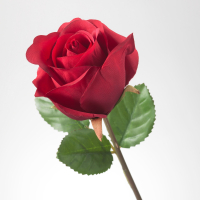
#> input picture linalg/flower.jpg, 200 x 200 px
$ jupyter execute '82강_02_고유값분해_이미지손실압축_예제.ipynb'
#> lines starting #> are read from the running program, lines starting #| are printed output that depends on the picture
# 82강 고유값 분해 - 이미지 손실압축 예제
- 관련 영상: [쑤튜브 82강](https://www.youtube.com/watch?v=hfurr7g3vaM)
- Eigen Value Decomposition
- 강의 영상의 C++ 프로그램을 파이썬으로 따라해보기

## TOC
- 넘파이 함수확인
- 파이썬으로 고유값 분해를 이용한 이미지 압축
    - 공통함수 정의
    - 테스트 이미지 준비(대칭행렬 형태)
    - 이미지 행렬을 고유값 분해
    - 근사치 계산 로직(효율을 따져보자)
    - 다양한 N값 별로 이미지의 근사치 행렬을 만들어서 출력

## 넘파이 함수 확인
- 파이썬으로 고유값과 고유벡터를 계산하는 것은 간단하다.
- 넘파이의 np.linalg.eig()로 고유값 분해를 한다.
- np.linalg.eig(A) 로 행렬 A의 고유값과 고유벡터를 찾을 수 있다.
- np.linalg.eig()의 리턴 값이 두개인데 다음과 같다.
    - w: 고유값 배열
    - v: 직교정규화된 고유벡터들이다. 고유값 `w[i]`에 대응되는 고유벡터는 `v[:,i]`이다.

- 다음과 같이 호출한다.
```python
eigen_values, eigen_vectors = np.linalg.eig(A)
print(f'첫번째 고유값:', eigen_values[0])
print(f'첫번째 고유값의 고유벡터:', eigen_vectors[:, 0])
```
- `np.linalg.eig(A)`를 호출하면 A의 고유값과 고유벡터들이 리턴된다.
    - 고유벡터들은 모두 정규화 되어 있다.
    - 그래서 그람슈미트가 필요없다. 편하다

#### np.linalg.eig()로 A를 $A = P D P^{-1}$로 분해한 후 다시 곱하면
원래 A가 나오는 것을 확인해보자.

[cell 1]
import matplotlib.pylab as plt
import numpy as np
import functools

[cell 2]
A = np.array([[1,2],[9,1]])
eig_values, eig_vectors = np.linalg.eig(A)
print('고유값: ', eig_values)
print('고유벡터: ', eig_vectors)

### 대각화시키는 행렬 P를 만들기
- 대각화 시키는 행렬 P는 np.linalg.eig(A)가 리턴한 고유벡터와 동일하다.

[cell 3]
# 고유벡터들로 구성된 정규직교행렬, 열벡터가 고유벡터
P = eig_vectors

# 역행렬
P_inv = np.linalg.inv(P)
P, P_inv, P.T

## 고유값과 고유벡터 계산 연습해보기
- 행렬 A는 대칭행렬,3x3 행렬이므로 고유값이 3개, 고유벡터도 3개

#### $A$의 근사치 계산
- $ A = PDP^{-1} $
- 참고: $v_i$는 열벡터

$
\begin{align}
A = \sum_{i=1}^{N} {\lambda_i} v_i v_i^T
\end{align}
$

- $ v_i $는 정규직교벡터 이므로 벡터의 한 항목의 절대값이 1보다 작거나 같다.
- $ v_i v_i^T $는 영향을 별로 안주고, 거의 $\lambda_i $에 의해 A가 영향을 받는다.
- 모두 더하면 A와 정확히 일치하며
- $\lambda_i $가 큰 거 몇개만 저장해도 A 행렬의 근사치(approx)가 된다.

#### 3x3 행렬로 근사치를 계산을 연습

- 아래는 3x3 행렬의 고유값과 고유벡터를 계산한 거
- 고유값과 고유벡터로 근사한게 원래 행렬과 유사한지 보는게 목표
- 대충 대칭 행렬을 만들고 고유값과 고유벡터들을 계산해본다.

[cell 4]
A = np.array([[60., 30., 20.],
              [30., 20., 15.],
              [20., 15., 12.]])

eig_val, eig_vec = np.linalg.eig(A)
v1 = eig_vec[:, 0:1]
v2 = eig_vec[:, 1:2]
v3 = eig_vec[:, 2:3]

eig_val, eig_vec

#### 근사치와 원래 행렬을 비교
- 3x3이라서 고유값이 3개 나오는데,
- 고유값과 고유벡터의 곱으로 원래 행렬이 나오는지 확인해 보고
- 고유값이 큰 거 2개만으로 근사치(approx) 행렬을 만든다.
- 둘의 차이가 별로 없는 것을 볼 수 있다.

[cell 5]
A = eig_val[0]*(v1 @ v1.T) + eig_val[1]*(v2 @ v2.T) + eig_val[2]* (v2 @ v2.T)
print('고유값과 고유벡터의 곱으로 원래 행렬 만들기\n', A)

A_approx = eig_val[0]*(v1 @ v1.T) + eig_val[1]*(v2 @ v2.T) # 3개의 고유값 중 큰거 2개만
print('근사치 행렬을 만들기\n', A_approx)

## 파이썬으로 고유값 분해를 이용한 이미지 압축
- EVD (Eigen Value Decomposition)
- 손실압축 방식

#### 대칭형태의 이미지를 만들기 위해 opencv를 사용했음

[cell 6]
# OpenCV 임포트
import cv2

### 공통 함수 정의

[cell 7]
# matplotlib에 이미지 표시하는 유틸리티 함수
def plot_img(ax, title, img, color=cv2.COLOR_BGR2RGB):
    ax.set_title(title)
    ax.imshow(cv2.cvtColor(img, color))

# 임의의 정방행렬을 대칭행렬로 만들기
# 테스트용 이미지 만드는 용도
def make_symmetric(mat):
    new_mat = mat.copy()
    for r in range(new_mat.shape[0]):
        for c in range(new_mat.shape[1]):
            if c < r:
                # print(r,c)
                new_mat[r, c] = new_mat[c,r]
    return new_mat

### 테스트 이미지 준비(대칭행렬형태)

- 코드를 단순화하기 위해 흑백이미지로 테스트한다

#### 대칭행렬 만들기
- 원본이미지를 고쳐서 대칭행렬로 만들자
- 정사각 이미지여야 대칭행렬 만들 수 있음
- 샘플 flower.jpg는 200x200 이미지

#### 어떤 이미지를 강제로 대칭행렬로 만들려면
- 이미지 행렬의 하삼각을 모두 지우고
- 상삼각부분을 하삼각으로 모두 복사하기
- for 루프 말고 쉬운방법 없을까?

[cell 8]
org_img1 = cv2.imread('flower.jpg', cv2.IMREAD_COLOR)
#> org_img1 is the input picture: shape (200, 200, 3); mean B, G, R 179.7, 181.2, 205.6
gray_img1 = cv2.cvtColor(org_img1, cv2.COLOR_BGR2GRAY)
TEST_IMG1 = make_symmetric(gray_img1)
#> after the loop in make_symmetric, `for r in range(new_mat.shape[0]):`:
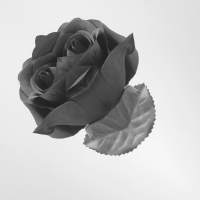
#> new_mat: shape (200, 200); min 32, max 248, mean 185.2
height,width = TEST_IMG1.shape
#> height = 200; width = 200

fig, ax = plt.subplots(1, 3, figsize=(12,8))
plot_img(ax[0], f'Original w={width}, h={height}', org_img1)
plot_img(ax[1], f'Gray w={width}, h={height}', gray_img1)
plot_img(ax[2], f'대칭행렬 w={width}, h={height}', TEST_IMG1)
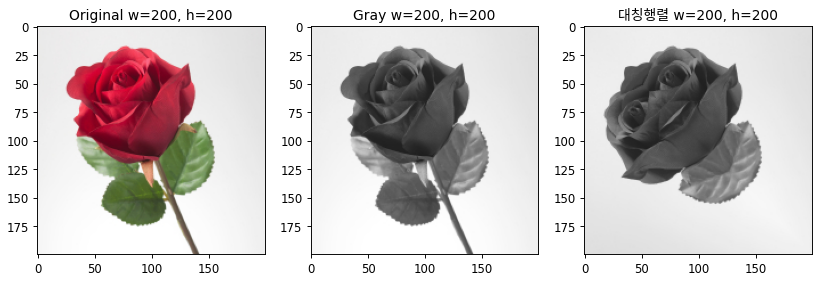
#> figure drawn by matplotlib, 3 panels

### 이미지 행렬을 고유값분해
- $ P, D, P^T$ 로 분해한다.

[cell 9]
eigen_values, eigen_vector = np.linalg.eig(TEST_IMG1)
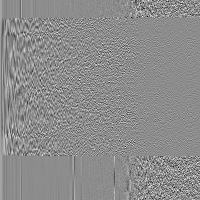
#> eigen_vector: shape (200, 200) float64; min -0.475, max 0.386, mean 0.000284; drawn with min black and max white
#> eigen_values = 200 values, max 38547 at index 0, min -8181.5 at index 1, mean 158.5

# 고유값을 정렬하고, 고유벡터도 정렬
def sort_by_eigen_values(eig_values, eig_vectors):
    # 역순, 절대값으로 정렬(절대값이 큰 것들이 영향도가 큼)
    indices = np.argsort(np.abs(eig_values))[::-1]
#> indices = 200 values, max 199 at index 194, min 0 at index 0, mean 99.5
    eig_values = np.take_along_axis(eig_values, indices, axis=0)
#> eig_values has the same summary as eigen_values outside sort_by_eigen_values
    return eig_values, eig_vectors[:,indices]

EIGEN_VALUES, EIGEN_VECTORS = sort_by_eigen_values(eigen_values, eigen_vector)
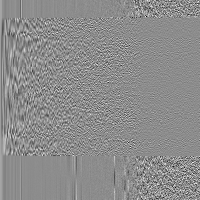
#> EIGEN_VECTORS: shape (200, 200) float64; min -0.475, max 0.386, mean 0.000284; drawn with min black and max white
#> EIGEN_VALUES has the same summary as eigen_values

print('EIGEN_VALUES.shape =', EIGEN_VALUES.shape )
#| EIGEN_VALUES.shape = (200,)
print('EIGEN_VECTORS.shape =', EIGEN_VECTORS.shape )
#| EIGEN_VECTORS.shape = (200, 200)

### 근사치 계산 로직(효율을 따져보자)
**계산의 효율성 문제**
- 예를 들어 이미지 너비가 200일때, N=2로 근사치 행렬을 만들려면?
- $ P D P^T $에서 $ D $의 대각원소는 200개이다.
- N=2로 근사치 행렬을 만든다는 것은 $ D $의 대각원소를 2개만 사용하겠다는 의미
- 그러면 $ D $의 세번째 이후의 대각원소를 0으로 두고 행렬을 곱해야겠다고 생각했다.
- 물론 이렇게 해도 되지만, 불필요한 행렬곱셈을 하게 된다.
    - 세번째 대각원소는 0이므로 곱하지 않아도 된다.
    - 따라서 198개의 원소가 의미없이 행렬곱셈에 투입되는 것이다.

**다음과 같이 로직을 정리하면 되겠다**

- N=1이면,
    - $ D $는 1행만 사용한다.
    - 그래서 $ P D$ 행렬곱에서 $P$의 200행 1열만 의미가 있다. 다른 열은 곱해도 0이다.
    - 또 $D P^T$ 행렬곱에서 $P^T$의 1행 200열만 의미가 있다. 다른 행은 곱해도 0이다.
    - 따라서 $N=1$ 일때 행렬곱의 형태는  $ P_{200x1} \, D_{1x1} \, P^T_{1x200} $

- N=2이면,
    - $ D $는 2행만 사용한다.
    - 그래서 $P D$ 행렬곱에서 $P$의 200행 2열만 의미가 있다. 다른 열은 곱해도 0이다.
    - 또 $D P^T$ 행렬곱에서 $P^T$도 2행 200열만 의미가 있다. 다른 행은 곱해도 0이다.
    - 따라서 $N=2$ 일때 행렬곱의 형태는
    $ P_{200x2} \, D_{2x2} \, P^T_{2x200} $

> 그리고 N의 최대값은 고유값의 개수이다.( $\lambda_n$ )

---

### 다양한 N값 별로 이미지의 근사치 행렬을 만들어서 출력

[cell 10]
def approx(eig_values, eig_vectors, n):
#> called with eig_values = array of shape (200,), n = 1
    nn = np.min((n, len(eig_values)))
#> nn = 1
    D = np.diag(eig_values[:nn])
#> D = [38547]
    P  = eig_vectors[:,:nn]    # n열만 계산에 포함
#> P = 200 values, max 0.086 at index 156, min 0.052 at index 100, mean 0.0696
    PT = eig_vectors.T[:nn,:]  # n행만 계산에 포함
    res = P @ D @ PT
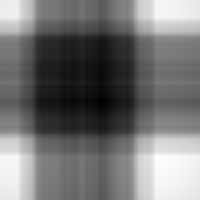
#> res: shape (200, 200) float64; min 104.2, max 284.9, mean 186.5; drawn with min black and max white
    # 근사치라서 255보다 조금 클 수도 있고
    # 0보다 조금 작을 수도 있다. 0~255사이로 보정
    return np.clip(res, 0, 255).astype('uint8')
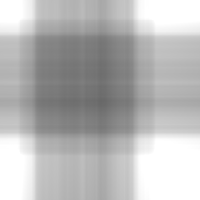
#> returned value: shape (200, 200); min 104, max 255, mean 183.7


# functools.partial로 함수를 단순화
approximate = functools.partial(approx,
                                eig_values=EIGEN_VALUES,
                                eig_vectors=EIGEN_VECTORS)

fig, ax = plt.subplots(2, 3)
fig.set_size_inches(w=16, h=12)

plot_img(ax[0,0], 'Original', TEST_IMG1)
plot_img(ax[0,1], 'N=1', approximate(n=1))
plot_img(ax[0,2], 'N=5', approximate(n=5))
#> call 2 of approx, with eig_values = array of shape (200,), n = 5
#> in approx (call 2), `nn = np.min((n, len(eig_values)))`: nn = 5
#> in approx (call 2), `D = np.diag(eig_values[:nn])`: D = [[38547, 0, 0, 0, 0], [0, -8181.5, 0, 0, 0], [0, 0, 2433.9, 0, 0], [0, 0, 0, -2296.2, 0], [0, 0, 0, 0, 2092.6]]
#> in approx (call 2), `P  = eig_vectors[:,:nn]`: P = 200 rows, first 6: [0.0839, 0.0779, 0.0106, 0.00412, -0.0187], [0.084, 0.0779, 0.0107, 0.00397, -0.0179], [0.084, 0.078, 0.0101, 0.00319, -0.018], [0.084, 0.078, 0.0106, 0.00374, -0.0178], [0.0841, 0.0782, 0.0109, 0.00374, -0.0177], [0.0841, 0.0782, 0.011, 0.00326, -0.0176]
#> in approx (call 2), `return np.clip(res, 0, 255).astype('uint8')`:
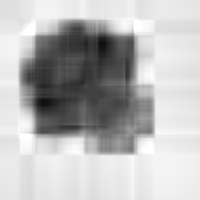
#> returned value: shape (200, 200); min 13, max 255, mean 184.6
plot_img(ax[1,0], 'N=10', approximate(n=10))
#> call 3 of approx, with eig_values = array of shape (200,), n = 10
#> in approx (call 3), `nn = np.min((n, len(eig_values)))`: nn = 10
#> in approx (call 3), `return np.clip(res, 0, 255).astype('uint8')`:
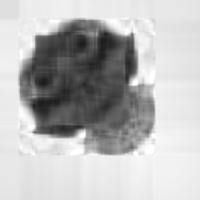
#> returned value: shape (200, 200); min 28, max 255, mean 184.7
plot_img(ax[1,1], 'N=30', approximate(n=30))
#> call 4 of approx, with eig_values = array of shape (200,), n = 30
#> in approx (call 4), `nn = np.min((n, len(eig_values)))`: nn = 30
#> in approx (call 4), `res = P @ D @ PT`:
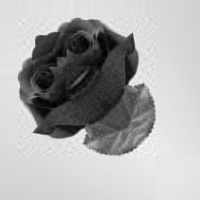
#> res: shape (200, 200) float64; min 26.07, max 265, mean 185.2; drawn with min black and max white
plot_img(ax[1,2], 'N=50', approximate(n=50))
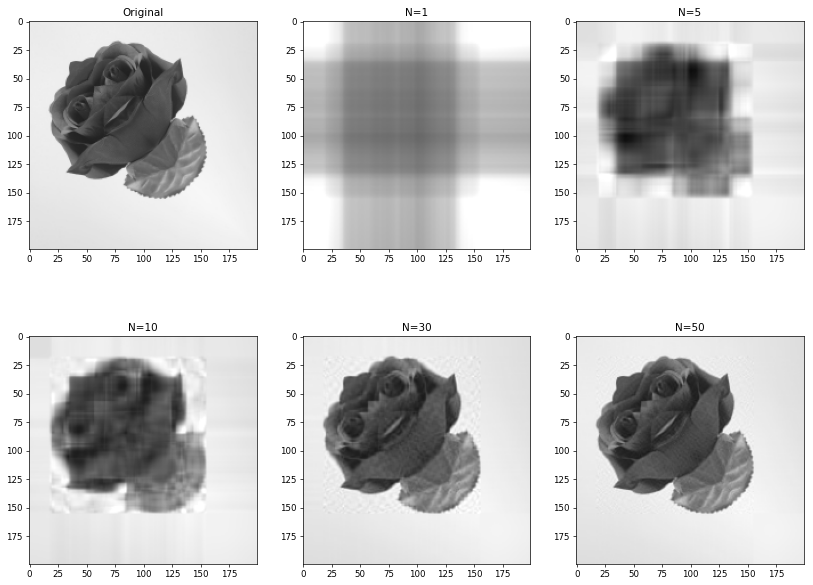
#> figure drawn by matplotlib, 6 panels
